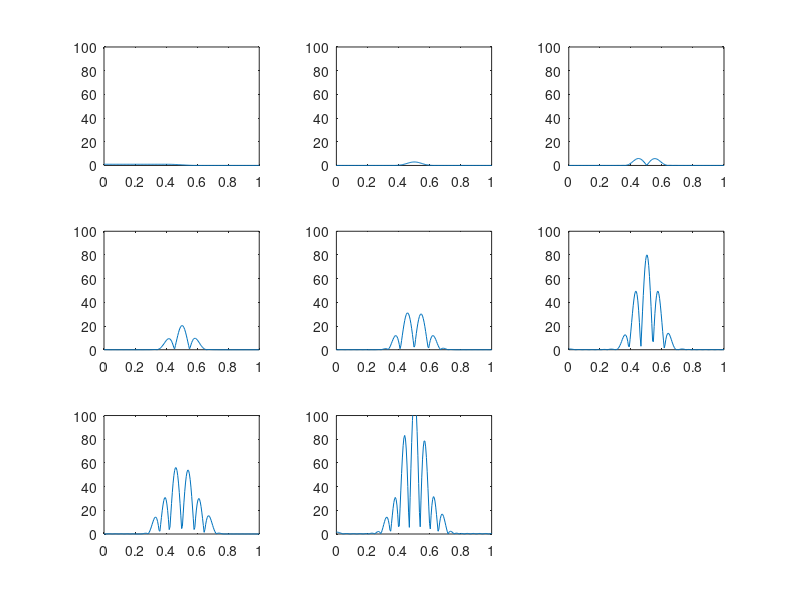

The MATLAB script that drew this image:
%
% Design of Variable_FIR_Lowpass_Filters
%
clear;   % clear workspace
clc;     % clear command window
%
N = 50;
M = 7; 
wp1 = 0.2*pi;
wp2 = 0.6*pi;
wt = 0.2*pi;
pointw = 200; % 取樣點數
pointp = 60;  % 取樣點數
%
%
NH = N/2;
nm = (NH+1) * (M+1);
deltaw = pi/pointw; 
deltap = 1/pointp;
%
%
r = zeros(nm, 1);
Qp = zeros(nm, nm);
Qs = zeros(nm, nm);
PASS = 0; 
STOP = 0;
for ip = 0:pointp
        p = -0.5 + ip*deltap;
        wp = (p+0.5) * (wp2-wp1) + wp1;
        ws = wp + wt;
    for iw = 0:pointw
        w = iw * deltaw;
        c = zeros(nm, 1);
        for inm = 0:nm-1
            n = mod(inm, NH+1);
            m = floor(inm/(NH+1));
            c(inm+1) = p^m * cos(n*w);
        end
        if w <= wp
            r = r - 2*c;
            Qp = Qp + c*c';
            PASS = PASS + 1;
        elseif w >= ws
            Qs = Qs + c*c';
            STOP = STOP + 1;
        end
    end
end
r = 0.5 * (wp1+wp2) * (r/PASS);
Qp = 0.5 * (wp1+wp2) * (Qp/PASS);
Qs = 0.5 * (pi - wp1 - wt) + (pi - wp2 - wt) * (Qs/STOP);
Q = Qp + Qs;
a = -0.5 * inv(Q)*r;
%
%
a2 = reshape(a, NH+1, M+1);
h = zeros(N+1, M+1);
h(NH+1, :) = a2(1, :);
h(1:NH, :) = 0.5 * a2(NH+1:-1:2,:);
h(NH+2:N+1,:) = 0.5 * a2(2:NH+1, :);
%
%
MR = zeros(pointw+1, pointp+1); % Magnitude Response
for ip = 0:pointp
    p = -0.5 + ip*deltap;
    hnp = h(:, 1);
    for im = 1:M
        hnp = hnp + h(:, im+1) * p^(im);
    end
    MR(:, ip+1) = abs(freqz(hnp, 1, 0:deltaw:pi)); % lowpass
end
%
%
XX = zeros(pointw+1, pointp+1);
YY = zeros(pointw+1, pointp+1);

for ip = 0:pointp
    XX(:, ip+1) = (0:deltaw:pi)'/pi;
end
for iw = 0:pointw
    YY(iw+1,:) = (-0.5:deltap:0.5);
end
%
%
plot3(XX, YY, MR);
axis([0, 1, -0.5,0.5, 0, 1.1]);
xlabel('Normalized Frequency');
ylabel('Variable p');
zlabel('Magnitude Response');
pause;
%
%
% print 各個 子濾波器
for im = 0:M
    MRs = abs(freqz(h(:,im+1), 1, 0:pi/200:pi));
    subplot(3, 3, im+1);
    plot(0:1/200:1, MRs);
    axis([0, 1, 0, 100]);
end
